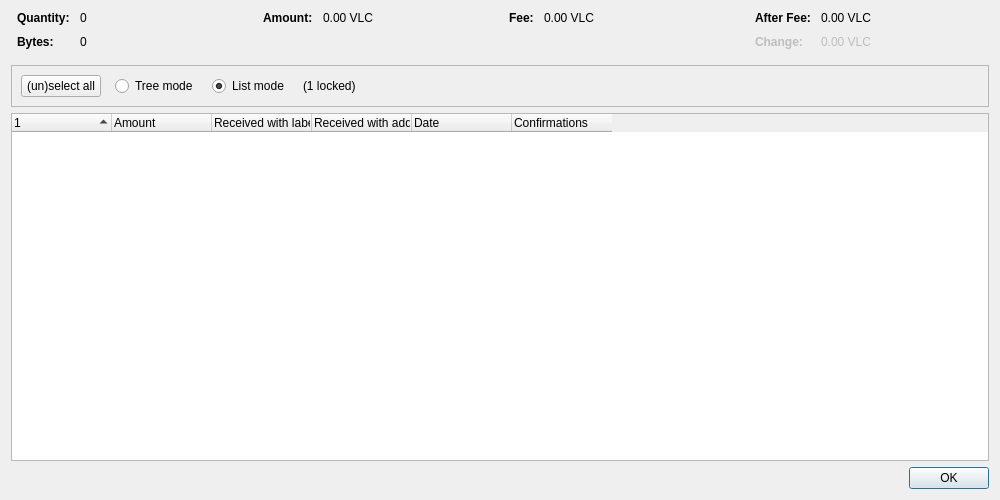
<?xml version="1.0" encoding="UTF-8"?>
<ui version="4.0">
 <class>CoinControlDialog</class>
 <widget class="QDialog" name="CoinControlDialog">
  <property name="geometry">
   <rect>
    <x>0</x>
    <y>0</y>
    <width>1000</width>
    <height>500</height>
   </rect>
  </property>
  <property name="windowTitle">
   <string>Coin Selection</string>
  </property>
  <layout class="QVBoxLayout" name="verticalLayout">
   <item>
    <layout class="QHBoxLayout" name="horizontalLayoutTop" stretch="0,0,0,0">
     <property name="topMargin">
      <number>0</number>
     </property>
     <property name="bottomMargin">
      <number>10</number>
     </property>
     <item>
      <layout class="QFormLayout" name="formLayoutCoinControl1">
       <property name="labelAlignment">
        <set>Qt::AlignLeft|Qt::AlignVCenter</set>
       </property>
       <property name="horizontalSpacing">
        <number>10</number>
       </property>
       <property name="verticalSpacing">
        <number>10</number>
       </property>
       <property name="leftMargin">
        <number>6</number>
       </property>
       <property name="rightMargin">
        <number>6</number>
       </property>
       <item row="0" column="0">
        <widget class="QLabel" name="labelCoinControlQuantityText">
         <property name="font">
          <font>
           <weight>75</weight>
           <bold>true</bold>
          </font>
         </property>
         <property name="text">
          <string>Quantity:</string>
         </property>
        </widget>
       </item>
       <item row="0" column="1">
        <widget class="QLabel" name="labelCoinControlQuantity">
         <property name="cursor">
          <cursorShape>IBeamCursor</cursorShape>
         </property>
         <property name="contextMenuPolicy">
          <enum>Qt::ActionsContextMenu</enum>
         </property>
         <property name="text">
          <string notr="true">0</string>
         </property>
         <property name="textInteractionFlags">
          <set>Qt::LinksAccessibleByMouse|Qt::TextSelectableByKeyboard|Qt::TextSelectableByMouse</set>
         </property>
        </widget>
       </item>
       <item row="1" column="0">
        <widget class="QLabel" name="labelCoinControlBytesText">
         <property name="font">
          <font>
           <weight>75</weight>
           <bold>true</bold>
          </font>
         </property>
         <property name="text">
          <string>Bytes:</string>
         </property>
        </widget>
       </item>
       <item row="1" column="1">
        <widget class="QLabel" name="labelCoinControlBytes">
         <property name="cursor">
          <cursorShape>IBeamCursor</cursorShape>
         </property>
         <property name="contextMenuPolicy">
          <enum>Qt::ActionsContextMenu</enum>
         </property>
         <property name="text">
          <string notr="true">0</string>
         </property>
         <property name="textInteractionFlags">
          <set>Qt::LinksAccessibleByMouse|Qt::TextSelectableByKeyboard|Qt::TextSelectableByMouse</set>
         </property>
        </widget>
       </item>
      </layout>
     </item>
     <item>
      <layout class="QFormLayout" name="formLayoutCoinControl2">
       <property name="horizontalSpacing">
        <number>10</number>
       </property>
       <property name="verticalSpacing">
        <number>10</number>
       </property>
       <property name="leftMargin">
        <number>6</number>
       </property>
       <property name="rightMargin">
        <number>6</number>
       </property>
       <item row="0" column="0">
        <widget class="QLabel" name="labelCoinControlAmountText">
         <property name="font">
          <font>
           <weight>75</weight>
           <bold>true</bold>
          </font>
         </property>
         <property name="text">
          <string>Amount:</string>
         </property>
        </widget>
       </item>
       <item row="0" column="1">
        <widget class="QLabel" name="labelCoinControlAmount">
         <property name="cursor">
          <cursorShape>IBeamCursor</cursorShape>
         </property>
         <property name="contextMenuPolicy">
          <enum>Qt::ActionsContextMenu</enum>
         </property>
         <property name="text">
          <string notr="true">0.00 VLC</string>
         </property>
         <property name="textInteractionFlags">
          <set>Qt::LinksAccessibleByMouse|Qt::TextSelectableByKeyboard|Qt::TextSelectableByMouse</set>
         </property>
        </widget>
       </item>
      </layout>
     </item>
     <item>
      <layout class="QFormLayout" name="formLayoutCoinControl3">
       <property name="horizontalSpacing">
        <number>10</number>
       </property>
       <property name="verticalSpacing">
        <number>10</number>
       </property>
       <property name="leftMargin">
        <number>6</number>
       </property>
       <property name="rightMargin">
        <number>6</number>
       </property>
       <item row="0" column="0">
        <widget class="QLabel" name="labelCoinControlFeeText">
         <property name="font">
          <font>
           <weight>75</weight>
           <bold>true</bold>
          </font>
         </property>
         <property name="text">
          <string>Fee:</string>
         </property>
        </widget>
       </item>
       <item row="0" column="1">
        <widget class="QLabel" name="labelCoinControlFee">
         <property name="cursor">
          <cursorShape>IBeamCursor</cursorShape>
         </property>
         <property name="contextMenuPolicy">
          <enum>Qt::ActionsContextMenu</enum>
         </property>
         <property name="text">
          <string notr="true">0.00 VLC</string>
         </property>
         <property name="textInteractionFlags">
          <set>Qt::LinksAccessibleByMouse|Qt::TextSelectableByKeyboard|Qt::TextSelectableByMouse</set>
         </property>
        </widget>
       </item>
      </layout>
     </item>
     <item>
      <layout class="QFormLayout" name="formLayoutCoinControl4">
       <property name="labelAlignment">
        <set>Qt::AlignLeft|Qt::AlignVCenter</set>
       </property>
       <property name="horizontalSpacing">
        <number>10</number>
       </property>
       <property name="verticalSpacing">
        <number>10</number>
       </property>
       <property name="leftMargin">
        <number>6</number>
       </property>
       <property name="rightMargin">
        <number>6</number>
       </property>
       <item row="0" column="0">
        <widget class="QLabel" name="labelCoinControlAfterFeeText">
         <property name="font">
          <font>
           <weight>75</weight>
           <bold>true</bold>
          </font>
         </property>
         <property name="text">
          <string>After Fee:</string>
         </property>
        </widget>
       </item>
       <item row="0" column="1">
        <widget class="QLabel" name="labelCoinControlAfterFee">
         <property name="cursor">
          <cursorShape>IBeamCursor</cursorShape>
         </property>
         <property name="contextMenuPolicy">
          <enum>Qt::ActionsContextMenu</enum>
         </property>
         <property name="text">
          <string notr="true">0.00 VLC</string>
         </property>
         <property name="textInteractionFlags">
          <set>Qt::LinksAccessibleByMouse|Qt::TextSelectableByKeyboard|Qt::TextSelectableByMouse</set>
         </property>
        </widget>
       </item>
       <item row="1" column="0">
        <widget class="QLabel" name="labelCoinControlChangeText">
         <property name="enabled">
          <bool>false</bool>
         </property>
         <property name="font">
          <font>
           <weight>75</weight>
           <bold>true</bold>
          </font>
         </property>
         <property name="text">
          <string>Change:</string>
         </property>
        </widget>
       </item>
       <item row="1" column="1">
        <widget class="QLabel" name="labelCoinControlChange">
         <property name="enabled">
          <bool>false</bool>
         </property>
         <property name="cursor">
          <cursorShape>IBeamCursor</cursorShape>
         </property>
         <property name="contextMenuPolicy">
          <enum>Qt::ActionsContextMenu</enum>
         </property>
         <property name="text">
          <string notr="true">0.00 VLC</string>
         </property>
         <property name="textInteractionFlags">
          <set>Qt::LinksAccessibleByMouse|Qt::TextSelectableByKeyboard|Qt::TextSelectableByMouse</set>
         </property>
        </widget>
       </item>
      </layout>
     </item>
    </layout>
   </item>
   <item>
    <widget class="QFrame" name="frame">
     <property name="minimumSize">
      <size>
       <width>0</width>
       <height>40</height>
      </size>
     </property>
     <property name="frameShape">
      <enum>QFrame::StyledPanel</enum>
     </property>
     <property name="frameShadow">
      <enum>QFrame::Sunken</enum>
     </property>
     <layout class="QHBoxLayout" name="horizontalLayout">
      <item>
       <layout class="QHBoxLayout" name="horizontalLayoutPanel" stretch="0,0,0,0,0">
        <property name="spacing">
         <number>14</number>
        </property>
        <item>
         <widget class="QPushButton" name="pushButtonSelectAll">
          <property name="sizePolicy">
           <sizepolicy hsizetype="Maximum" vsizetype="Fixed">
            <horstretch>0</horstretch>
            <verstretch>0</verstretch>
           </sizepolicy>
          </property>
          <property name="text">
           <string>(un)select all</string>
          </property>
          <property name="autoDefault">
           <bool>false</bool>
          </property>
         </widget>
        </item>
        <item>
         <widget class="QRadioButton" name="radioTreeMode">
          <property name="sizePolicy">
           <sizepolicy hsizetype="Maximum" vsizetype="Fixed">
            <horstretch>0</horstretch>
            <verstretch>0</verstretch>
           </sizepolicy>
          </property>
          <property name="text">
           <string>Tree mode</string>
          </property>
         </widget>
        </item>
        <item>
         <widget class="QRadioButton" name="radioListMode">
          <property name="sizePolicy">
           <sizepolicy hsizetype="Maximum" vsizetype="Fixed">
            <horstretch>0</horstretch>
            <verstretch>0</verstretch>
           </sizepolicy>
          </property>
          <property name="text">
           <string>List mode</string>
          </property>
          <property name="checked">
           <bool>true</bool>
          </property>
         </widget>
        </item>
        <item>
         <widget class="QLabel" name="labelLocked">
          <property name="text">
           <string notr="true">(1 locked)</string>
          </property>
         </widget>
        </item>
        <item>
         <spacer name="horizontalSpacer">
          <property name="orientation">
           <enum>Qt::Horizontal</enum>
          </property>
          <property name="sizeHint" stdset="0">
           <size>
            <width>40</width>
            <height>20</height>
           </size>
          </property>
         </spacer>
        </item>
       </layout>
      </item>
     </layout>
    </widget>
   </item>
   <item>
    <widget class="CoinControlTreeWidget" name="treeWidget">
     <property name="contextMenuPolicy">
      <enum>Qt::CustomContextMenu</enum>
     </property>
     <property name="sortingEnabled">
      <bool>false</bool>
     </property>
     <property name="columnCount">
      <number>6</number>
     </property>
     <attribute name="headerShowSortIndicator" stdset="0">
      <bool>true</bool>
     </attribute>
     <attribute name="headerStretchLastSection">
      <bool>false</bool>
     </attribute>
     <column>
      <property name="text">
       <string/>
      </property>
     </column>
     <column>
      <property name="text">
       <string>Amount</string>
      </property>
     </column>
     <column>
      <property name="text">
       <string>Received with label</string>
      </property>
     </column>
     <column>
      <property name="text">
       <string>Received with address</string>
      </property>
     </column>
     <column>
      <property name="text">
       <string>Date</string>
      </property>
     </column>
     <column>
      <property name="text">
       <string>Confirmations</string>
      </property>
      <property name="toolTip">
       <string>Confirmed</string>
      </property>
     </column>
     <column>
      <property name="text">
       <string/>
      </property>
     </column>
     <column>
      <property name="text">
       <string/>
      </property>
     </column>
     <column>
      <property name="text">
       <string/>
      </property>
     </column>
     <column>
      <property name="text">
       <string/>
      </property>
     </column>
    </widget>
   </item>
   <item>
    <widget class="QDialogButtonBox" name="buttonBox">
     <property name="orientation">
      <enum>Qt::Horizontal</enum>
     </property>
     <property name="standardButtons">
      <set>QDialogButtonBox::Ok</set>
     </property>
    </widget>
   </item>
  </layout>
 </widget>
 <customwidgets>
  <customwidget>
   <class>CoinControlTreeWidget</class>
   <extends>QTreeWidget</extends>
   <header>qt/coincontroltreewidget.h</header>
  </customwidget>
 </customwidgets>
 <resources/>
 <connections/>
</ui>
